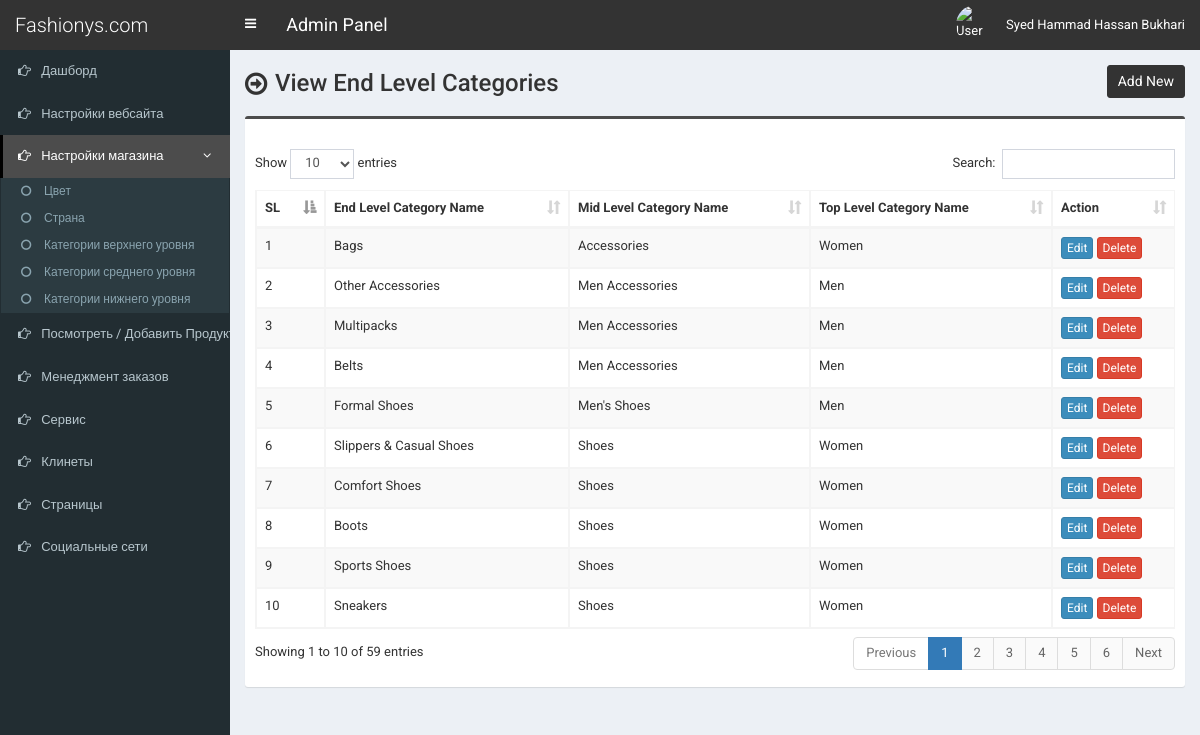
Before: /admin/end-category.php (signed in) with the older database file.
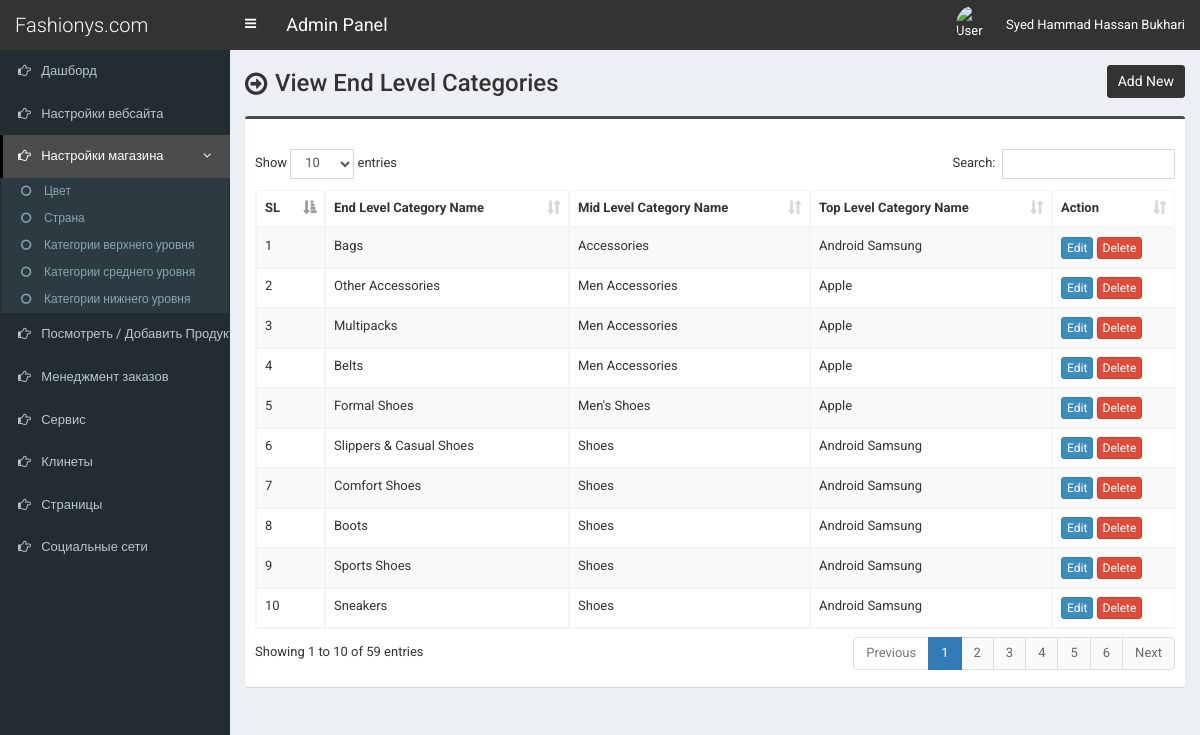
After: the same page with the newer database file.
### tables this page shows
CREATE TABLE `tbl_end_category` (
  `ecat_id` int(11) NOT NULL,
  `ecat_name` varchar(255) NOT NULL,
  `mcat_id` int(11) NOT NULL
);

CREATE TABLE `tbl_top_category` (
  `tcat_id` int(11) NOT NULL,
  `tcat_name` varchar(255) NOT NULL,
  `show_on_menu` int(1) NOT NULL
);

CREATE TABLE `tbl_mid_category` (
  `mcat_id` int(11) NOT NULL,
  `mcat_name` varchar(255) NOT NULL,
  `tcat_id` int(11) NOT NULL
);

### admin/end-category.php (the view, shortened to what this page needs)
<?php require_once('header.php'); ?>
<section class="content-header">
	<div class="content-header-left">
		<h1>View End Level Categories</h1>
	</div>
	<div class="content-header-right">
		<a href="end-category-add.php" class="btn btn-primary btn-sm">Add New</a>
	</div>
</section>
<section class="content">
  <div class="row">
    <div class="col-md-12">
      <div class="box box-info">
        <div class="box-body table-responsive">
          <table id="example1" class="table table-bordered table-striped">
			<thead>
			    <tr>
			        <th>SL</th>
			        <th>End Level Category Name</th>
                    <th>Mid Level Category Name</th>
                    <th>Top Level Category Name</th>
			        <th>Action</th>
			    </tr>
			</thead>
            <tbody>
            	<?php
            	$i=0;
            	$statement = $pdo->prepare("SELECT *
                                    FROM tbl_end_category t1
                                    JOIN tbl_mid_category t2
                                    ON t1.mcat_id = t2.mcat_id
                                    JOIN tbl_top_category t3
                                    ON t2.tcat_id = t3.tcat_id
                                    ORDER BY t1.ecat_id DESC
                                    ");
            	$statement->execute();
            	$result = $statement->fetchAll(PDO::FETCH_ASSOC);
            	foreach ($result as $row) {
            		$i++;
            		?>
					<tr>
	                    <td><?php echo $i; ?></td>
	                    <td><?php echo $row['ecat_name']; ?></td>
                        <td><?php echo $row['mcat_name']; ?></td>
                        <td><?php echo $row['tcat_name']; ?></td>
	                    <td>
	                        <a href="end-category-edit.php?id=<?php echo $row['ecat_id']; ?>" class="btn btn-primary btn-xs">Edit</a>
	                        <a href="#" class="btn btn-danger btn-xs" data-href="end-category-delete.php?id=<?php echo $row['ecat_id']; ?>" data-toggle="modal" data-target="#confirm-delete">Delete</a>
	                    </td>
	                </tr>
            		<?php
            	}
            	?>
            </tbody>
          </table>
        </div>
      </div>
</section>
<?php require_once('footer.php'); ?>

Changed rows visible on the page:
changed through a linked row, tbl_end_category "Bags": tbl_top_category.tcat_name "Women" → "Android Samsung"
changed through a linked row, tbl_end_category "Other Accessories": tbl_top_category.tcat_name "Men" → "Apple"
changed through a linked row, tbl_end_category "Multipacks": tbl_top_category.tcat_name "Men" → "Apple"
changed through a linked row, tbl_end_category "Belts": tbl_top_category.tcat_name "Men" → "Apple"
changed through a linked row, tbl_end_category "Formal Shoes": tbl_top_category.tcat_name "Men" → "Apple"
changed through a linked row, tbl_end_category "Slippers & Casual Shoes": tbl_top_category.tcat_name "Women" → "Android Samsung"
changed through a linked row, tbl_end_category "Comfort Shoes": tbl_top_category.tcat_name "Women" → "Android Samsung"
changed through a linked row, tbl_end_category "Boots": tbl_top_category.tcat_name "Women" → "Android Samsung"
changed through a linked row, tbl_end_category "Sports Shoes": tbl_top_category.tcat_name "Women" → "Android Samsung"
changed through a linked row, tbl_end_category "Sneakers": tbl_top_category.tcat_name "Women" → "Android Samsung"
